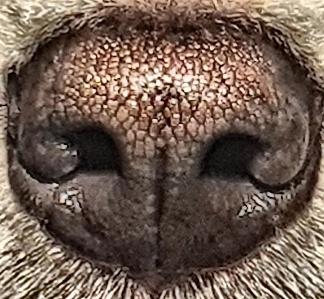
#> input picture nose/SVM-Classifier/Dog-Data/train/0/cut_20201001_153752-0.jpg, 324 x 299 px
$ python Classifier.py --test Dog-Data/test/6.jpg
#> lines starting #> are read from the running program, lines starting #| are printed output that depends on the picture
import os
import numpy as np
import cv2

import pickle
import sklearn
import argparse
import time

from sklearn.cluster import KMeans
from scipy.spatial.distance import cdist
from sklearn.model_selection import train_test_split
from sklearn.neighbors import KNeighborsClassifier
from histo_clahe import histo_clahe

parser = argparse.ArgumentParser(description='Argparse Tutorial')
parser.add_argument('--dir', default='Dog-Data',help='dataset directory')
parser.add_argument('--test', default='pedestrian.png',help='test image data')
parser.add_argument('--option',default='test',help='test or register')
opt = parser.parse_args()


#get_path
def get_path(path):
    change_path = path.replace("\\",'/')
    return change_path

# test path
# train_path = get_path(os.getcwd()+"/nose/SVM-Classifier/Dog-Data/train")
# dog_data_path = get_path(os.getcwd()+"/nose/SVM-Classifier/Dog-Data")

# register path
train_path = get_path(os.getcwd()+"/Dog-Data/train")
dog_data_path = get_path(os.getcwd()+"/Dog-Data")


#read data
def read_data(label2id):
    X = []
    Y = []
    for label in os.listdir(train_path):
        if os.path.isdir(os.path.join(train_path, label)):
            for img_file in os.listdir(os.path.join(train_path, label)):
                img_path = str(train_path+"/"+label+"/"+img_file)
                img_array = np.fromfile(img_path, np.uint8)
                img = cv2.imdecode(img_array, cv2.IMREAD_COLOR)
                X.append(img)
                Y.append(label2id[label])
    return X, Y

# feature exraction with SIFT
def extract_sift_features(X):
    image_descriptors = []
    sift = cv2.xfeatures2d.SIFT_create(nfeatures =200, nOctaveLayers =3, contrastThreshold=0.0005)

    for i in range(len(X)):
        kp, des = sift.detectAndCompute(X[i], None)
        image_descriptors.append(des)

    return image_descriptors

#Kmeans bow
def kmeans_bow(all_descriptors, num_clusters):
    bow_dict = []
    kmeans = KMeans(n_clusters=num_clusters).fit(all_descriptors)
    bow_dict = kmeans.cluster_centers_
    return bow_dict

#image to vector.
def create_features_bow(image_descriptors, BoW, num_clusters):
    X_features = []
    for i in range(len(image_descriptors)):
        features = np.array([0] * num_clusters)

        if image_descriptors[i] is not None:
            distance = cdist(image_descriptors[i], BoW)
            argmin = np.argmin(distance, axis=1)
            for j in argmin:
                features[j] += 1
        X_features.append(features)
    return X_features

def main():
    start = time.time()
    # Label to id

    file_list = os.listdir(train_path)
    label2id = {}
    idx = 0
    for i, label in enumerate(file_list):
        if label == ".DS_Store":
            continue;
        label2id[label] = idx
        idx += 1
    X, Y = read_data(label2id)
#> in read_data, img is the input picture: shape (299, 324, 3); mean B, G, R 80, 91.9, 111.3

    image_descriptors = extract_sift_features(X)

    # all descriptors
    all_descriptors = []
    for descriptors in image_descriptors:
        if descriptors is not None:
            for des in descriptors:
                all_descriptors.append(des)


    num_clusters = 100

    if not os.path.isfile(dog_data_path+'/bow.pkl'):
        BoW = kmeans_bow(all_descriptors, num_clusters)
#> in kmeans_bow, `bow_dict = kmeans.cluster_centers_`:
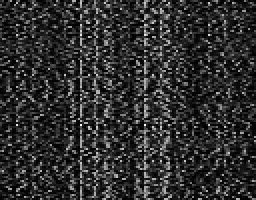
#> bow_dict: shape (100, 128) float64 (shown 2 times larger); min -7.11e-15, max 168.1, mean 30.9; drawn with min black and max white
        pickle.dump(BoW, open(dog_data_path+'/bow.pkl', 'wb'))
    else:
        BoW = pickle.load(open(dog_data_path+'/bow.pkl', 'rb'))

    X_features = create_features_bow(image_descriptors, BoW, num_clusters)
#> the loop in create_features_bow, `for i in range(len(image_descriptors)):` made 2 passes
#> pass 1, in create_features_bow, `distance = cdist(image_descriptors[i], BoW)`:
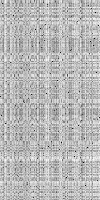
#> distance: shape (200, 100) float64; min 0, max 626.7, mean 456.3; drawn with min black and max white
#> pass 2, in create_features_bow, `distance = cdist(image_descriptors[i], BoW)`:
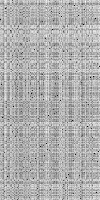
#> distance: shape (200, 100) float64; min 0, max 666.8, mean 461.6; drawn with min black and max white

    #Set model
    X_train = []
    X_test = []
    Y_train = []
    Y_test = []
    X_train, X_test, Y_train, Y_test = train_test_split(X_features, Y, test_size=0.2, random_state=42, shuffle=True)

    #Train SVM
    svm = sklearn.svm.SVC(C = 100, probability=True)
#> (the run stopped early here; a loop or call above may not have finished)
